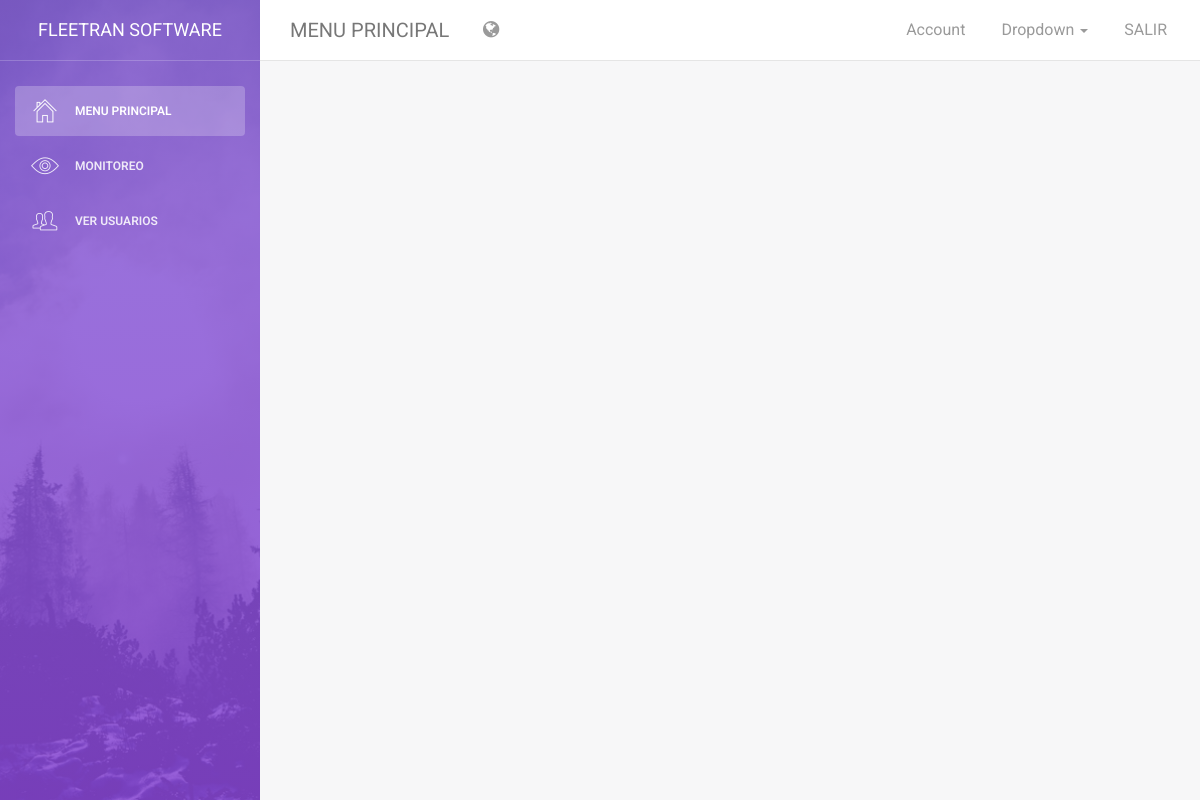
The app's page /admin/admin.php (signed in) with its own data.
### tables this page shows
CREATE TABLE menu_dinamico (
ID int auto_increment primary key,
NOMBRE varchar(30),
URL varchar(50),
ICONO varchar(50),
TIPO int(1)
);

### class/DAO.php (called while the page is built, shortened)
<?php
require('menu.php');
class DAO{
	private $mi;
	private function conexion(){
		$this->mi = new MySQLi('localhost','root','','fleet');
	}
	public function menu_dinamico_adm(){
		$sql = "select nombre,url,icono from menu_dinamico where TIPO='1';";
		$lista = array();
		$st = $this->mi->query($sql);
		while($rs = $st->fetch_array(MYSQLI_BOTH)){
			$nom = $rs[0];
			$url = $rs[1];
			$ico = $rs[2];
			$M = new Menu($nom,$url,$ico);
			$lista[] = $M;
		}
		return $lista;
	}
}
?>

### class/menu.php (called while the page is built)
<?php
class Menu{
	private $nom,$url,$ico;
	public function Menu($nom,$url,$ico){
		$this->nom = $nom;
		$this->url = $url;
		$this->ico = $ico;
	}
	public function getNom(){
		return $this->nom;
	}
	public function getUrl(){
		return $this->url;
	}
	public function getIco(){
		return $this->ico;
	}
}
?>

### admin/admin.php (the view, shortened to what this page needs)
<!doctype html>
<html lang="es ">
<head>
<link href="../assets/css/bootstrap.min.css" rel="stylesheet" />
<link href="../assets/css/animate.min.css" rel="stylesheet"/>
<link href="../assets/css/light-bootstrap-dashboard.css?v=1.4.0" rel="stylesheet"/>
<link href="http://maxcdn.bootstrapcdn.com/font-awesome/4.2.0/css/font-awesome.min.css" rel="stylesheet">
<link href="../assets/css/pe-icon-7-stroke.css" rel="stylesheet" />
</head>
<body>
<div class="wrapper">
<div class="sidebar" data-color="purple" data-image="../assets/img/sidebar-5.jpg">
<div class="sidebar-wrapper">
<div class="logo">
<a href="admin.php" class="simple-text">
Fleetran Software
</a>
</div>
<ul class="nav">
<?php
	$Page = basename($_SERVER['PHP_SELF']);
	$Tittle = "";
	require('../class/dao.php');
	$d = new DAO();
	$cons_menu = $d->menu_dinamico_adm();
	$estado = "";
	for($i=0; $i<count($cons_menu); $i++){
		$get = $cons_menu[$i];
		if($Page==$get->getUrl()){$estado="class='active'";$Tittle=$get->getNom();}else{$estado="";}
		echo "<li ".$estado."><a href='".$get->getUrl()."'><i class='".$get->getIco()."'></i><p>".$get->getNom()."</p></a>";
	}
?>
</ul>
</div>
</div>
<div class="main-panel">
<nav class="navbar navbar-default navbar-fixed">
<div class="container-fluid">
<div class="navbar-header">
<?php echo "<a class='navbar-brand' href='".$Page."'>".strtoupper($Tittle)."</a>";?>
</div>
<div class="collapse navbar-collapse">
<ul class="nav navbar-nav navbar-left">
<li class="dropdown">
<a href="#" class="dropdown-toggle" data-toggle="dropdown">
<i class="fa fa-globe"></i>
</a>
</li>
</ul>
<ul class="nav navbar-nav navbar-right">
<li>
<a href="">
<p>Account</p>
</a>
</li>
<li class="dropdown">
<a href="#" class="dropdown-toggle" data-toggle="dropdown">
<p>
Dropdown
<b class="caret"></b>
</p>
</a>
</li>
<li>
<a href="../class/salir.php">
<p>SALIR</p>
</a>
</li>
</ul>
</div>
</div>
</nav>
</body>
</html>

### records on screen
menu_dinamico: NOMBRE "MENU PRINCIPAL"
menu_dinamico: NOMBRE "MONITOREO"
menu_dinamico: NOMBRE "VER USUARIOS"
